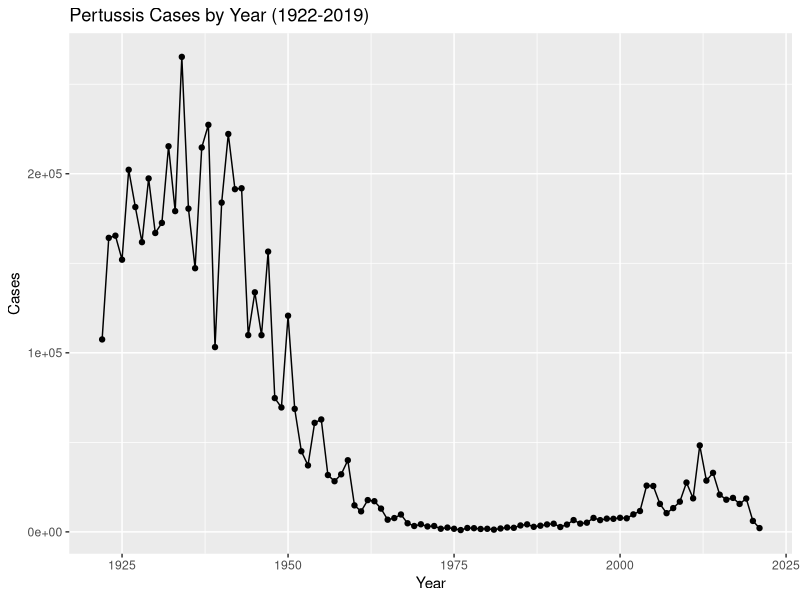
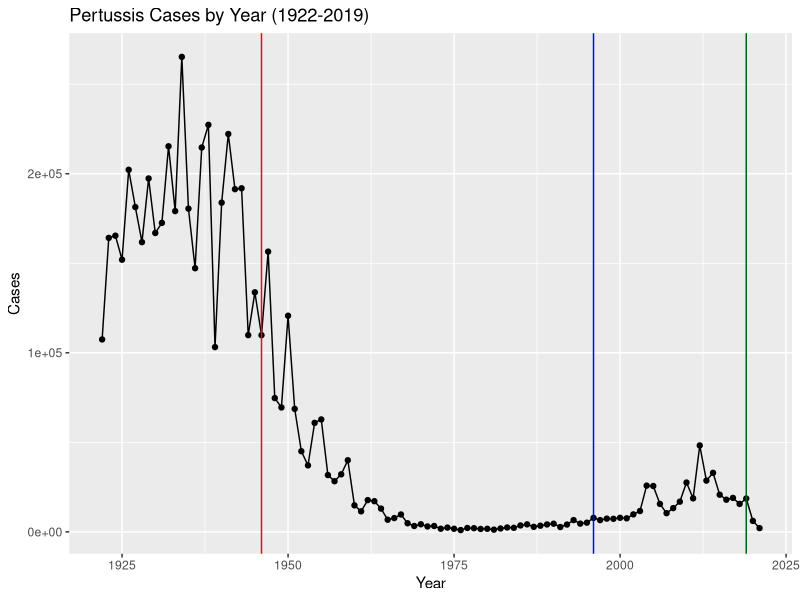

Reproduce these figures in R, in order. (Note: this script raises an error after producing the figures.)
## ---- chunk 1
cdc <- data.frame(
                                 Year = c(1922L,1923L,1924L,1925L,
                                          1926L,1927L,1928L,1929L,1930L,1931L,
                                          1932L,1933L,1934L,1935L,1936L,
                                          1937L,1938L,1939L,1940L,1941L,1942L,
                                          1943L,1944L,1945L,1946L,1947L,
                                          1948L,1949L,1950L,1951L,1952L,
                                          1953L,1954L,1955L,1956L,1957L,1958L,
                                          1959L,1960L,1961L,1962L,1963L,
                                          1964L,1965L,1966L,1967L,1968L,1969L,
                                          1970L,1971L,1972L,1973L,1974L,
                                          1975L,1976L,1977L,1978L,1979L,1980L,
                                          1981L,1982L,1983L,1984L,1985L,
                                          1986L,1987L,1988L,1989L,1990L,
                                          1991L,1992L,1993L,1994L,1995L,1996L,
                                          1997L,1998L,1999L,2000L,2001L,
                                          2002L,2003L,2004L,2005L,2006L,2007L,
                                          2008L,2009L,2010L,2011L,2012L,
                                          2013L,2014L,2015L,2016L,2017L,2018L,
                                          2019L,2020L,2021L),
         Cases = c(107473,164191,165418,152003,
                                          202210,181411,161799,197371,
                                          166914,172559,215343,179135,265269,
                                          180518,147237,214652,227319,103188,
                                          183866,222202,191383,191890,109873,
                                          133792,109860,156517,74715,69479,
                                          120718,68687,45030,37129,60886,
                                          62786,31732,28295,32148,40005,
                                          14809,11468,17749,17135,13005,6799,
                                          7717,9718,4810,3285,4249,3036,
                                          3287,1759,2402,1738,1010,2177,2063,
                                          1623,1730,1248,1895,2463,2276,
                                          3589,4195,2823,3450,4157,4570,
                                          2719,4083,6586,4617,5137,7796,6564,
                                          7405,7298,7867,7580,9771,11647,
                                          25827,25616,15632,10454,13278,
                                          16858,27550,18719,48277,28639,32971,
                                          20762,17972,18975,15609,18617,
                                          6124,2116)
       )
## ---- chunk 2
print(cdc)
## ---- chunk 3
library(tidyverse)
## ---- chunk 4
ggplot(cdc) +
  aes(x=Year, y=Cases) +
  geom_point() +
  geom_line() +
  labs(title = "Pertussis Cases by Year (1922-2019)")
## ---- chunk 5
ggplot(cdc) +
  aes(x=Year, y=Cases) +
  geom_point() +
  geom_line() +
  geom_vline(xintercept = 1946, color = "red") + 
  geom_vline(xintercept = 1996, color = "blue") + 
  geom_vline(xintercept = 2019, color = "darkgreen") + 
  labs(title = "Pertussis Cases by Year (1922-2019)")
## ---- chunk 6
# Allows us to read, write and process JSON data
library(jsonlite)
## ---- chunk 7
subject <- read_json("https://www.cmi-pb.org/api/subject", simplifyVector = TRUE) 
## ---- chunk 8
head(table)
table(subject$infancy_vac)
## ---- chunk 9
table(subject$biological_sex)
## ---- chunk 10
table(subject$biological_sex, subject$race)
table(subject$race, subject$biological_sex)
## ---- chunk 11
library(lubridate)
## ---- chunk 12
today()
## ---- chunk 13
today() - ymd("2000-01-01")
## ---- chunk 14
time_length( today() - ymd("2000-01-01"),  "years")
## ---- chunk 15
subject$age <- today() - ymd(subject$year_of_birth)
## ---- chunk 16
library(dplyr)

ap <- subject %>% filter(infancy_vac == "aP")

round( summary( time_length( ap$age, "years" ) ) )
## ---- chunk 17
int <- ymd(subject$date_of_boost) - ymd(subject$year_of_birth)
age_at_boost <- time_length(int, "year")
head(age_at_boost)
## ---- chunk 18

ggplot(subject) +
  aes(age_at_boost,
      fill=infancy_vac) + 
  facet_wrap(vars(infancy_vac), ncol=1) + 
  geom_histogram()


## ---- chunk 19
ggplot(subject) +
  aes(time_length(age, "year"),
      fill=as.factor(infancy_vac)) +
  geom_histogram(show.legend=FALSE) +
  facet_wrap(vars(infancy_vac), nrow=2) +
  xlab("Age in years")
## ---- chunk 20
# Complete the API URLs...
specimen <- read_json("https://www.cmi-pb.org/api/specimen", simplifyVector = TRUE) 
titer <- read_json("https://www.cmi-pb.org/api/plasma_ab_titer", simplifyVector = TRUE)
## ---- chunk 21
meta <- inner_join(specimen, subject)
dim(meta)
head(meta)
## ---- chunk 22
abdata <- inner_join(titer, meta)
dim(abdata)
## ---- chunk 23
table(abdata$isotype)
## ---- chunk 24
table(abdata$dataset)
## ---- chunk 25
abdata$planned_day_relative_to_boost
## ---- chunk 26
igpt.21 <- abdata %>% filter(dataset == "2021_dataset",
                         isotype == "IgG",
                          antigen == "PT")
head(igpt.21)
## ---- chunk 27
ggplot(igg) +
  aes(MFI_normalised, antigen) +
  geom_boxplot() + 
    xlim(0,75) +
  facet_wrap(vars(visit), nrow=2)
## ---- chunk 28
oops <- abdata%>% filter(antigen=="Fim2/3")
table(oops$dataset)
## ---- chunk 29
ggplot(igg) +
  aes(MFI_normalised, antigen, col=infancy_vac ) +
  geom_boxplot(show.legend = FALSE) + 
  facet_wrap(vars(visit), nrow=2) +
  xlim(0,75) +
  theme_bw()
## ---- chunk 30
igg %>% filter(visit != 8) %>%
ggplot() +
  aes(MFI_normalised, antigen, col=infancy_vac ) +
  geom_boxplot(show.legend = FALSE) + 
  xlim(0,75) +
  facet_wrap(vars(infancy_vac, visit), nrow=2)
## ---- chunk 31
filter(igg, antigen=="OVA") %>%
  ggplot() +
  aes(MFI_normalised, col=infancy_vac) +
  geom_boxplot(show.legend = "antigen") +
  facet_wrap(vars(visit)) +
  theme_bw()
## ---- chunk 32
filter(igg, antigen=="FIM2/3") %>%
  ggplot() +
  aes(MFI_normalised, col=infancy_vac) +
  geom_boxplot(show.legend = "antigen") +
  facet_wrap(vars(visit)) +
  theme_bw()
## ---- chunk 33
filter(igg, antigen=="PT") %>%
  ggplot() +
  aes(MFI_normalised, col=infancy_vac) +
  geom_boxplot(show.legend = "antigen") +
  facet_wrap(vars(visit)) +
  theme_bw()
## ---- chunk 34
abdata.21 <- abdata %>% filter(dataset == "2021_dataset")

abdata.21 %>% 
  filter(isotype == "IgG",  antigen == "PT") %>%
  ggplot() +
    aes(x=planned_day_relative_to_boost,
        y=MFI_normalised,
        col=infancy_vac,
        group=subject_id) +
    geom_point() +
    geom_line() +
    geom_vline(xintercept=0, linetype="dashed") +
    geom_vline(xintercept=14, linetype="dashed") +
  labs(title="2021 dataset IgG PT",
       subtitle = "Dashed lines indicate day 0 (pre-boost) and 14 (apparent peak levels)")
## ---- chunk 35
abdata.20 <- abdata %>% filter(dataset == "2020_dataset")

abdata.20 %>% 
  filter(isotype == "IgG",  antigen == "PT") %>%
  ggplot() +
    aes(x=planned_day_relative_to_boost,
        y=MFI_normalised,
        col=infancy_vac,
        group=subject_id) +
    geom_point() +
    geom_line() +
    geom_vline(xintercept=0, linetype="dashed") +
    geom_vline(xintercept=14, linetype="dashed") +
  labs(title="2020 dataset IgG PT",
       subtitle = "Dashed lines indicate day 0 (pre-boost) and 14 (apparent peak levels)")
